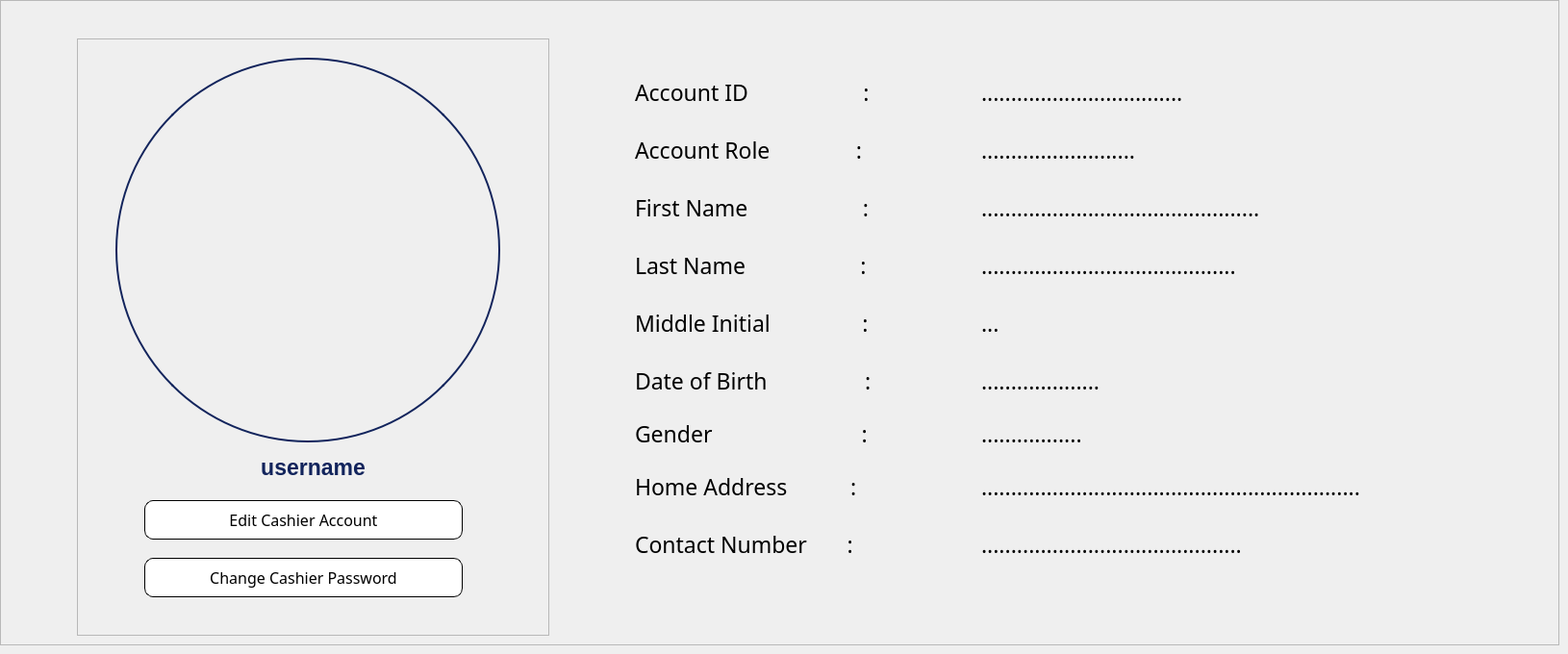
        <widget class="QWidget" name="VIEW_CASHIER_ACCOUNT">
         <widget class="QFrame" name="frame_28">
          <property name="geometry">
           <rect>
            <x>0</x>
            <y>0</y>
            <width>1621</width>
            <height>671</height>
           </rect>
          </property>
          <property name="frameShape">
           <enum>QFrame::StyledPanel</enum>
          </property>
          <property name="frameShadow">
           <enum>QFrame::Raised</enum>
          </property>
          <widget class="QFrame" name="frame_31">
           <property name="geometry">
            <rect>
             <x>80</x>
             <y>40</y>
             <width>491</width>
             <height>621</height>
            </rect>
           </property>
           <property name="frameShape">
            <enum>QFrame::StyledPanel</enum>
           </property>
           <property name="frameShadow">
            <enum>QFrame::Raised</enum>
           </property>
           <widget class="QLabel" name="label_uploadUSER_profile_pic_cashier">
            <property name="geometry">
             <rect>
              <x>40</x>
              <y>20</y>
              <width>400</width>
              <height>400</height>
             </rect>
            </property>
            <property name="styleSheet">
             <string notr="true">border-radius: 200px;   /* half of 400 */
border: 2px solid #12245c;  /* optional: blue border */
</string>
            </property>
            <property name="text">
             <string/>
            </property>
            <property name="pixmap">
             <pixmap>:/JJimages/userProfilepicture.png</pixmap>
            </property>
            <property name="scaledContents">
             <bool>true</bool>
            </property>
           </widget>
           <widget class="QPushButton" name="pushButton_EditAccount_cashier">
            <property name="geometry">
             <rect>
              <x>70</x>
              <y>480</y>
              <width>331</width>
              <height>41</height>
             </rect>
            </property>
            <property name="font">
             <font>
              <family>Poppins Medium</family>
              <pointsize>12</pointsize>
             </font>
            </property>
            <property name="styleSheet">
             <string notr="true">/* Default Inactive Buttons */
QPushButton {
color: #000000;
border: 1px solid #000000; 
border-radius: 9px; 
padding: 3px; 
background-color: #ffffff; 
}
/* Hover Effect on Inactive Buttons */
QPushButton:hover {
    background-color:#12245c;
color:white;
font-weight: 500;
border-radius: 9px; 
}

/* Active Button (Current Page) */
QPushButton#activeButton {
    background-color: #12245c;
    color: white;
font-weight: 500;
border-radius: 9px; 
}
</string>
            </property>
            <property name="text">
             <string>Edit Cashier Account</string>
            </property>
           </widget>
           <widget class="QLabel" name="label_getUSERNAME_cashier">
            <property name="geometry">
             <rect>
              <x>0</x>
              <y>430</y>
              <width>491</width>
              <height>31</height>
             </rect>
            </property>
            <property name="font">
             <font>
              <pointsize>17</pointsize>
              <weight>75</weight>
              <bold>true</bold>
             </font>
            </property>
            <property name="styleSheet">
             <string notr="true">color: #12245c;</string>
            </property>
            <property name="text">
             <string>username</string>
            </property>
            <property name="alignment">
             <set>Qt::AlignCenter</set>
            </property>
           </widget>
           <widget class="QPushButton" name="pushButton_ChangePassword_cashier">
            <property name="geometry">
             <rect>
              <x>70</x>
              <y>540</y>
              <width>331</width>
              <height>41</height>
             </rect>
            </property>
            <property name="font">
             <font>
              <family>Poppins Medium</family>
              <pointsize>12</pointsize>
             </font>
            </property>
            <property name="styleSheet">
             <string notr="true">/* Default Inactive Buttons */
QPushButton {
color: #000000;
border: 1px solid #000000; 
border-radius: 9px; 
padding: 3px; 
background-color: #ffffff; 
}
/* Hover Effect on Inactive Buttons */
QPushButton:hover {
    background-color:#12245c;
color:white;
font-weight: 500;
border-radius: 9px; 
}

/* Active Button (Current Page) */
QPushButton#activeButton {
    background-color: #12245c;
    color: white;
font-weight: 500;
border-radius: 9px; 
}
</string>
            </property>
            <property name="text">
             <string>Change Cashier Password</string>
            </property>
           </widget>
          </widget>
          <widget class="QFrame" name="frame_32">
           <property name="geometry">
            <rect>
             <x>610</x>
             <y>60</y>
             <width>911</width>
             <height>551</height>
            </rect>
           </property>
           <property name="font">
            <font>
             <pointsize>7</pointsize>
            </font>
           </property>
           <property name="styleSheet">
            <string notr="true">background: transparent;</string>
           </property>
           <property name="frameShape">
            <enum>QFrame::StyledPanel</enum>
           </property>
           <property name="frameShadow">
            <enum>QFrame::Raised</enum>
           </property>
           <widget class="QLabel" name="label_3">
            <property name="geometry">
             <rect>
              <x>50</x>
              <y>20</y>
              <width>311</width>
              <height>31</height>
             </rect>
            </property>
            <property name="font">
             <font>
              <family>Poppins Medium</family>
              <pointsize>17</pointsize>
             </font>
            </property>
            <property name="text">
             <string>Account ID                    :</string>
            </property>
           </widget>
           <widget class="QLabel" name="label_66">
            <property name="geometry">
             <rect>
              <x>50</x>
              <y>80</y>
              <width>301</width>
              <height>31</height>
             </rect>
            </property>
            <property name="font">
             <font>
              <family>Poppins Medium</family>
              <pointsize>17</pointsize>
             </font>
            </property>
            <property name="text">
             <string>Account Role               :</string>
            </property>
           </widget>
           <widget class="QLabel" name="label_67">
            <property name="geometry">
             <rect>
              <x>50</x>
              <y>140</y>
              <width>321</width>
              <height>31</height>
             </rect>
            </property>
            <property name="font">
             <font>
              <family>Poppins Medium</family>
              <pointsize>17</pointsize>
             </font>
            </property>
            <property name="text">
             <string>First Name                    :</string>
            </property>
           </widget>
           <widget class="QLabel" name="label_71">
            <property name="geometry">
             <rect>
              <x>50</x>
              <y>200</y>
              <width>301</width>
              <height>31</height>
             </rect>
            </property>
            <property name="font">
             <font>
              <family>Poppins Medium</family>
              <pointsize>17</pointsize>
             </font>
            </property>
            <property name="text">
             <string>Last Name                    :</string>
            </property>
           </widget>
           <widget class="QLabel" name="label_72">
            <property name="geometry">
             <rect>
              <x>50</x>
              <y>250</y>
              <width>321</width>
              <height>51</height>
             </rect>
            </property>
            <property name="font">
             <font>
              <family>Poppins Medium</family>
              <pointsize>17</pointsize>
             </font>
            </property>
            <property name="text">
             <string>Middle Initial                :</string>
            </property>
           </widget>
           <widget class="QLabel" name="label_73">
            <property name="geometry">
             <rect>
              <x>50</x>
              <y>310</y>
              <width>311</width>
              <height>51</height>
             </rect>
            </property>
            <property name="font">
             <font>
              <family>Poppins Medium</family>
              <pointsize>17</pointsize>
             </font>
            </property>
            <property name="text">
             <string>Date of Birth                 :</string>
            </property>
           </widget>
           <widget class="QLabel" name="label_74">
            <property name="geometry">
             <rect>
              <x>50</x>
              <y>370</y>
              <width>311</width>
              <height>41</height>
             </rect>
            </property>
            <property name="font">
             <font>
              <family>Poppins Medium</family>
              <pointsize>17</pointsize>
             </font>
            </property>
            <property name="text">
             <string>Gender                          :</string>
            </property>
           </widget>
           <widget class="QLabel" name="label_75">
            <property name="geometry">
             <rect>
              <x>50</x>
              <y>410</y>
              <width>311</width>
              <height>71</height>
             </rect>
            </property>
            <property name="font">
             <font>
              <family>Poppins Medium</family>
              <pointsize>17</pointsize>
             </font>
            </property>
            <property name="text">
             <string>Home Address           :</string>
            </property>
           </widget>
           <widget class="QLabel" name="label_76">
            <property name="geometry">
             <rect>
              <x>50</x>
              <y>460</y>
              <width>321</width>
              <height>91</height>
             </rect>
            </property>
            <property name="font">
             <font>
              <family>Poppins Medium</family>
              <pointsize>17</pointsize>
             </font>
            </property>
            <property name="text">
             <string>Contact Number       :</string>
            </property>
           </widget>
           <widget class="QLabel" name="label_storeAccount_ID_cashier">
            <property name="geometry">
             <rect>
              <x>410</x>
              <y>20</y>
              <width>451</width>
              <height>31</height>
             </rect>
            </property>
            <property name="font">
             <font>
              <family>Poppins Medium</family>
              <pointsize>17</pointsize>
             </font>
            </property>
            <property name="text">
             <string>..................................</string>
            </property>
           </widget>
           <widget class="QLabel" name="label_storeAccount_Role_cashier">
            <property name="geometry">
             <rect>
              <x>410</x>
              <y>80</y>
              <width>321</width>
              <height>31</height>
             </rect>
            </property>
            <property name="font">
             <font>
              <family>Poppins Medium</family>
              <pointsize>17</pointsize>
             </font>
            </property>
            <property name="text">
             <string>..........................</string>
            </property>
           </widget>
           <widget class="QLabel" name="label_storeFirst_Name_cashier">
            <property name="geometry">
             <rect>
              <x>410</x>
              <y>140</y>
              <width>321</width>
              <height>31</height>
             </rect>
            </property>
            <property name="font">
             <font>
              <family>Poppins Medium</family>
              <pointsize>17</pointsize>
             </font>
            </property>
            <property name="text">
             <string>...............................................</string>
            </property>
           </widget>
           <widget class="QLabel" name="label_storeLast_Name_cashier">
            <property name="geometry">
             <rect>
              <x>410</x>
              <y>200</y>
              <width>311</width>
              <height>31</height>
             </rect>
            </property>
            <property name="font">
             <font>
              <family>Poppins Medium</family>
              <pointsize>17</pointsize>
             </font>
            </property>
            <property name="text">
             <string>...........................................</string>
            </property>
           </widget>
           <widget class="QLabel" name="label_storeMiddle_Initial_cashier">
            <property name="geometry">
             <rect>
              <x>410</x>
              <y>250</y>
              <width>331</width>
              <height>51</height>
             </rect>
            </property>
            <property name="font">
             <font>
              <family>Poppins Medium</family>
              <pointsize>17</pointsize>
             </font>
            </property>
            <property name="text">
             <string>...</string>
            </property>
           </widget>
           <widget class="QLabel" name="label_storeDate_of_Birth_cashier">
            <property name="geometry">
             <rect>
              <x>410</x>
              <y>310</y>
              <width>311</width>
              <height>51</height>
             </rect>
            </property>
            <property name="font">
             <font>
              <family>Poppins Medium</family>
              <pointsize>17</pointsize>
             </font>
            </property>
            <property name="text">
             <string>....................</string>
            </property>
           </widget>
           <widget class="QLabel" name="label_storeGender_cashier">
            <property name="geometry">
             <rect>
              <x>410</x>
              <y>370</y>
              <width>291</width>
              <height>41</height>
             </rect>
            </property>
            <property name="font">
             <font>
              <family>Poppins Medium</family>
              <pointsize>17</pointsize>
             </font>
            </property>
            <property name="text">
             <string>.................</string>
            </property>
           </widget>
           <widget class="QLabel" name="label_storeHome_Address_cashier">
            <property name="geometry">
             <rect>
              <x>410</x>
              <y>410</y>
              <width>481</width>
              <height>71</height>
             </rect>
            </property>
            <property name="font">
             <font>
              <family>Poppins Medium</family>
              <pointsize>17</pointsize>
             </font>
            </property>
            <property name="text">
             <string>................................................................</string>
            </property>
           </widget>
           <widget class="QLabel" name="label_storeContact_Num_cashier">
            <property name="geometry">
             <rect>
              <x>410</x>
              <y>460</y>
              <width>311</width>
              <height>91</height>
             </rect>
            </property>
            <property name="font">
             <font>
              <family>Poppins Medium</family>
              <pointsize>17</pointsize>
             </font>
            </property>
            <property name="text">
             <string>............................................</string>
            </property>
           </widget>
          </widget>
         </widget>
        </widget>
